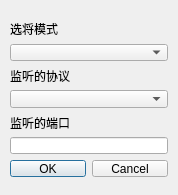
<?xml version="1.0" encoding="UTF-8"?>
<ui version="4.0">
 <class>Dialog</class>
 <widget class="QDialog" name="Dialog">
  <property name="geometry">
   <rect>
    <x>0</x>
    <y>0</y>
    <width>178</width>
    <height>195</height>
   </rect>
  </property>
  <property name="windowTitle">
   <string>Setting</string>
  </property>
  <widget class="QWidget" name="">
   <property name="geometry">
    <rect>
     <x>10</x>
     <y>20</y>
     <width>158</width>
     <height>157</height>
    </rect>
   </property>
   <layout class="QVBoxLayout" name="verticalLayout">
    <item>
     <widget class="QLabel" name="label_3">
      <property name="text">
       <string>选将模式</string>
      </property>
      <property name="buddy">
       <cstring>comboBox_2</cstring>
      </property>
     </widget>
    </item>
    <item>
     <widget class="QComboBox" name="comboBox_2"/>
    </item>
    <item>
     <widget class="QLabel" name="label">
      <property name="text">
       <string>监听的协议</string>
      </property>
      <property name="buddy">
       <cstring>comboBox</cstring>
      </property>
     </widget>
    </item>
    <item>
     <widget class="QComboBox" name="comboBox"/>
    </item>
    <item>
     <widget class="QLabel" name="label_2">
      <property name="text">
       <string>监听的端口</string>
      </property>
      <property name="buddy">
       <cstring>lineEdit</cstring>
      </property>
     </widget>
    </item>
    <item>
     <widget class="QLineEdit" name="lineEdit"/>
    </item>
    <item>
     <widget class="QDialogButtonBox" name="buttonBox">
      <property name="orientation">
       <enum>Qt::Horizontal</enum>
      </property>
      <property name="standardButtons">
       <set>QDialogButtonBox::Cancel|QDialogButtonBox::Ok</set>
      </property>
     </widget>
    </item>
   </layout>
  </widget>
 </widget>
 <resources/>
 <connections>
  <connection>
   <sender>buttonBox</sender>
   <signal>accepted()</signal>
   <receiver>Dialog</receiver>
   <slot>accept()</slot>
   <hints>
    <hint type="sourcelabel">
     <x>248</x>
     <y>254</y>
    </hint>
    <hint type="destinationlabel">
     <x>157</x>
     <y>274</y>
    </hint>
   </hints>
  </connection>
  <connection>
   <sender>buttonBox</sender>
   <signal>rejected()</signal>
   <receiver>Dialog</receiver>
   <slot>reject()</slot>
   <hints>
    <hint type="sourcelabel">
     <x>316</x>
     <y>260</y>
    </hint>
    <hint type="destinationlabel">
     <x>286</x>
     <y>274</y>
    </hint>
   </hints>
  </connection>
 </connections>
</ui>
